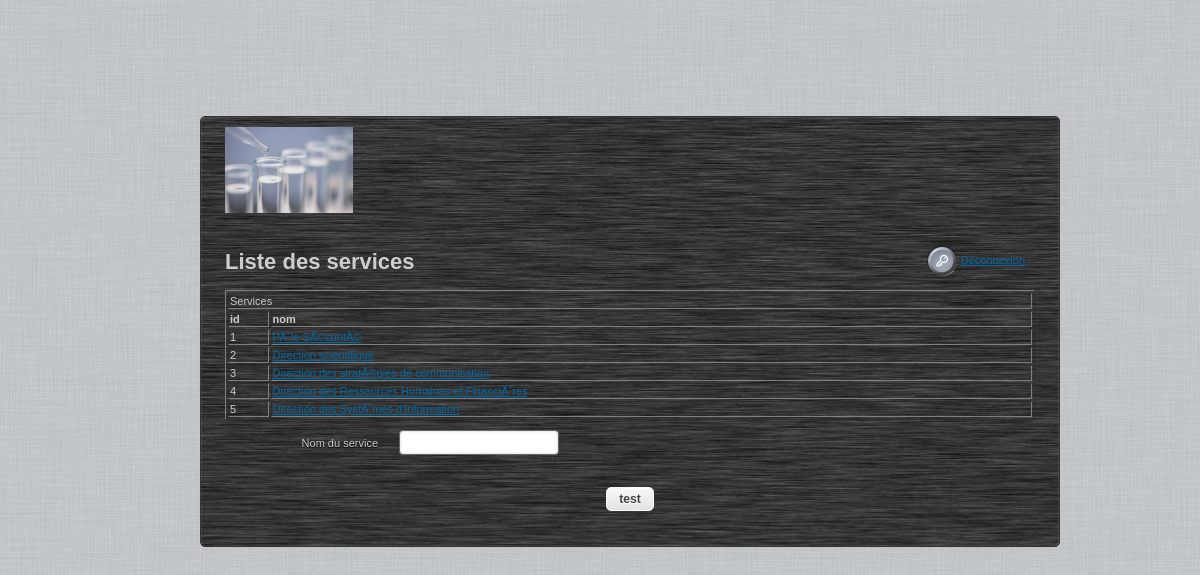
Screenshot of /ihm/admin/gestion.php?page=service (signed in) with the database file from the repository.
### tables this page shows
CREATE TABLE IF NOT EXISTS `a28_service` (
  `id` int(10) unsigned NOT NULL,
  `nom` varchar(256) NOT NULL
);

### ihm/classes_inc.php (the view, shortened to what this page needs)
<?php
class requete{
	var $flag;
	function requete($input, $flag){
		$this->flag=$flag;
		$this->req=mysql_query($input) or die($flag.' : '.mysql_error());
		$x=strpos($input, ' ');
		return $this->req;
	}
	function liste_tableau($result, $table, $attributs){
		$titre=$this->flag;
		$s=$this->requete('SHOW COLUMNS FROM `'.$table.'`', 'autres colonnes');
		$colspan=mysql_num_rows($s);
		$liste='<table '.$attributs.'><tr><td colspan="'.$colspan.'">'.$titre.'</td></tr>';
		$liste.='<tr style="font-weight:bold">';
		while($colonne=mysql_fetch_row($s)){
			if($colonne[0]!='id_'.$table){
				$liste.='<td>'.$colonne[0].'</td>';
			}
		}
		$liste.='</tr>';
		if(0==mysql_num_rows($result)){
			$liste.='<tr><td colspan="'.$colspan.'">Liste vide</td></tr>';
		}
		else{
			while($o=mysql_fetch_row($result)){
				$liste.='<tr>';
				$liste.='<td>'.$o[0].'</td>';
				$liste.='<td><a href="gestion.php?page='.$table.'&id='.$o[0].'">'.$o[1].'</a></td>';
				$liste.='</tr>';
			}
		}
		$liste.='</table>';
		return $liste;
	}
}
?>

### ihm/admin/gestion.php (shortened to what this page needs)
<!DOCTYPE html>
<html class=" js mozilla">
	<head>
		<link rel="stylesheet" type="text/css" href="../login_fichiers/styles.css">
	</head>
	<body>
		<div id="login-form">
			<div class="box-inner">
				<div>
					<a href="gestion.php">
						<img src="../img/logo_ciub.jpg" id="logo" alt="Logo CIUB" border="0" width="128" />
					</a>
				</div>
				<div id="logout" class="logoutAdmin">
					<a href="logout.php">
						<img src="../img/remote_logoff.png" title="logout" width="32px"/>D&eacute;connexion
					</a>
				</div>
				<?php
					$page='a28_accueil_inc.php';
					if(!empty($_GET['page']) && file_exists($_GET['page']).'_inc.php'){
						$page=$_GET['page'].'_inc.php';
					}
					require_once($page);
				?>
			</div>
		</div>
	</body>
</html>

### ihm/admin/service_inc.php (shortened to what this page needs)
<?php
$oServices=new requete('SELECT `id`, `nom`  FROM `a28_service`','Services');
?>
<h1>Liste des services</h1>
	<?php
		$sTableau=$oServices->liste_tableau($oServices->req, 'a28_service', 'border="1"');
		echo $sTableau;
	?>
<form name="form" action="editService.php" method="post">
	<table>
		<tbody>
			<tr>
				<td class="title">
					<label for="_service">Nom du service</label>
				</td>
				<td class="input">
					<input name="_service" id="_service" size="40" autocapitalize="off" autocomplete="off" type="text">
				</td>
			</tr>
		</tbody>
	</table>
	<p class="formbuttons"><input class="button mainaction" value="<?php echo("test"); ?>" type="submit"></p>
</form>

### rows the page displays
a28_service: id "1", nom "PÃ´le SÃ©curitÃ©"
a28_service: id "2", nom "Direction scientifique"
a28_service: id "3", nom "Direction des stratÃ©gies de communication"
a28_service: id "4", nom "Direction des Ressources Humaines et FinanciÃ¨res"
a28_service: id "5", nom "Direction des SystÃ¨mes d'Information"

### other values shown
$titre "Services"
$colonne[0] "id"
$colonne[0] "nom"
